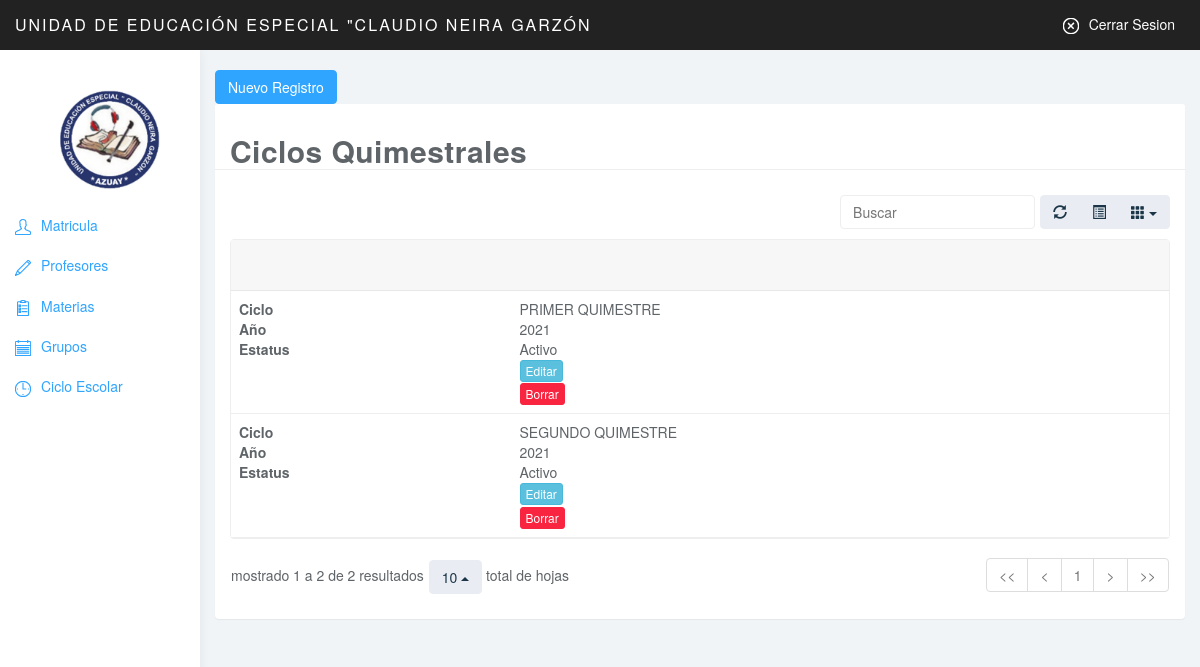
Page /admin/Periodos/tabla.php (signed in) on the committed database.
### tables this page shows
CREATE TABLE `periodosescolares` (
  `idperiodos` int(11) NOT NULL,
  `periodoescolar` varchar(200) DEFAULT NULL,
  `anio` varchar(45) DEFAULT NULL,
  `stus` varchar(45) DEFAULT NULL
);

### admin/conexion/Conexion.php (called while the page is built, shortened)
<?php
class Conexion
{
private static $instancia;
private $con;
private function __construct()
{
    try
    {
    $this->con = new PDO("mysql:host=localhost;dbname=sis_escolar",'root','');
    $this->con->exec("SET CHARSET SET UTF-8");
    }
    catch(PDOEception $e)
    {
        echo "Error:" . $e->getMessage();
        die();
  }
}
 public static function singleton_conexion()
    {
     if(!isset(self::$instancia))
     {
    self::$instancia = new $miclase;
    }
    return self::$instancia;
    }
public function prepare($sql)
{
return $this->con->prepare($sql);
}
}

### admin/Periodos/Classe.php (called while the page is built, shortened)
<?php
require_once '../conexion/Conexion.php';
class Classe
{
    private $con;
    public function __construct()
    {
     $this->con = Conexion::singleton_conexion();
    }
    public function get_p($id = null)
    {
        try
        {
    $sql = "SELECT * FROM periodosescolares";
        $consulta = $this->con->prepare($sql);
    $consulta->execute();
        $this->con = null;
        if($consulta->rowCount() > 0){
         return $consulta;
        }else{
            return $consulta;
        }
        }catch(PDOExeption $e){
            print "Error:" . $e->getmessage();
        }
  }
}

### admin/Periodos/tabla.php (the view, shortened to what this page needs)
<?php
include_once 'Classe.php';
$usu1 = new Classe();
$datos = $usu1->get_p(null);
?>
<!DOCTYPE html>
<html>
<head>
<link href="../css/bootstrap.min.css" rel="stylesheet">
<link href="../css/datepicker3.css" rel="stylesheet">
<link href="../css/bootstrap-table.css" rel="stylesheet">
<link href="../css/styles.css" rel="stylesheet">
</head>
<body>
	<nav class="navbar navbar-inverse navbar-fixed-top" role="navigation">
		<div class="container-fluid">
			<div class="navbar-header">
				<a class="navbar-brand" href="../index.php">Unidad de Educación Especial "Claudio Neira Garzón</a>
				<ul class="user-menu">
					<li class="dropdown pull-right">
                    <a href="../../Login/logout.php"><svg class="glyph stroked cancel"<?php echo $_SESSION['login']; ?>><use xlink:href="#stroked-cancel"></use></svg>Cerrar Sesion</a>
					</li>
				</ul>
			</div>
		</div>
	</nav>
<div id="sidebar-collapse" class="col-sm-3 col-lg-2 sidebar">
    <br>
    <br>
    <div class="form-group">
            <img class="logo" src="../../front/img/logo.png"></img>
        </div>
<?php
include_once '../menu/menu.php';
?>
	</div>
	<div class="col-sm-9 col-sm-offset-3 col-lg-10 col-lg-offset-2 main">
	<br>
		<div class="row">
			<div class="col-lg-12">
				<a type="button" href="form.php" class="btn btn-primary">Nuevo Registro</a>
			</div>
		</div>
		<div class="row">
			<div class="col-lg-12">
				<div class="panel panel-default">
					<div class="panel-heading"> <h2>Ciclos Quimestrales</h2></div>
					<div class="panel-body">
						<table data-toggle="table"  data-show-refresh="true" data-show-toggle="true" data-show-columns="true" data-search="true" data-select-item-name="toolbar1" data-pagination="true" data-sort-name="name" data-sort-order="desc">
						    <thead>
						    <tr>
						    </tr>
						    </thead>
							 <tbody>
                             <?php
                             while($fila = $datos->fetchObject()){
                             ?>
                                    <tr>
                                        <td>
										<div class="card-view">
												<span class="title" style="">Ciclo</span>
												<span><?php echo $fila->periodoescolar; ?></span>
										</div>
										<div class="card-view">
												<span class="title" style="">Año</span>
												<span><?php echo $fila->anio; ?></span>
										</div>
										<div class="card-view">
												<span class="title" style="">Estatus</span>
												<span><?php if($fila->stus==1){echo "Activo" ;}else{echo "Cerrado" ;}  ?></span>
										</div>
										<div class="card-view">
												<span><a href="formedit.php?id=<?php echo $fila->idperiodos; ?> " class="btn btn-info btn-xs"> <i class="fa fa-pencil"></i>Editar</a></span>
										</div>
										<div class="card-view">
												<span><a href="borrar.php?id=<?php echo $fila->idperiodos; ?>" class="btn btn-danger btn-xs" ><i class="fa fa-trash-o"></i>Borrar</a></span>
										</div>
									    </td>
                                    </tr>
                            <?php
                    }
                  ?>
         </tbody>
						</table>
					</div>
				</div>
			</div>
		</div>
	</div>
</body>
</html>

### admin/css/styles.css (style rules this page uses)
body { background: #f1f4f7; padding-top: 50px; color: #5f6468; }
a, a:hover, a:focus { color: #30a5ff; }
h1, h2, h3, h4, h5, h6 { color: #5f6468; }
h2 { font-weight: bold; margin-bottom: 20px; }
.navbar-header .navbar-brand { color: #fff; font-size: 16px; text-transform: uppercase; font-weight: 500; letter-spacing: 2px; }
.btn-primary, .btn-primary:hover, .btn-primary:focus, .btn-primary:active, .btn-primary.active, .open > .dropdown-toggle.btn-primary, .btn-primary.disabled, .btn-primary[disabled], fieldset[disabled] .btn-primary, .btn-primary.disabled:hover, .btn-primary[disabled]:hover, fieldset[disabled] .btn-primary:hover, .btn-primary.disabled:focus, .btn-primary[disabled]:focus, fieldset[disabled] .btn-primary:focus, .btn-primary.disabled:active, .btn-primary[disabled]:active, fieldset[disabled] .btn-primary:active, .btn-primary.disabled.active, .btn-primary[disabled].active, fieldset[disabled] .btn-primary.active { background-color: #30a5ff; border-color: #30a5ff; }
.btn-danger, .btn-danger:hover, .btn-danger:focus, .btn-danger:active, .btn-danger.active, .open > .dropdown-toggle.btn-danger, .btn-danger.disabled, .btn-danger[disabled], fieldset[disabled] .btn-danger, .btn-danger.disabled:hover, .btn-danger[disabled]:hover, fieldset[disabled] .btn-danger:hover, .btn-danger.disabled:focus, .btn-danger[disabled]:focus, fieldset[disabled] .btn-danger:focus, .btn-danger.disabled:active, .btn-danger[disabled]:active, fieldset[disabled] .btn-danger:active, .btn-danger.disabled.active, .btn-danger[disabled].active, fieldset[disabled] .btn-danger.active { background-color: #f9243f; border-color: #f9243f; }
.panel { border: 0; }
.panel-heading { font-size: 18px; font-weight: 300; letter-spacing: 0.025em; height: 66px; line-height: 45px; }
.panel-default .panel-heading { background: #fff; border-bottom: 1px solid #eee; color: #5f6468; }
.navbar { border: 0; }
.user-menu { display: inline-block; margin-top: 14px; margin-right: 10px; float: right; list-style: none; padding: 0; }
.user-menu a { color: #fff; }
.sidebar { display: block; background-color: #fff; padding: 0; display: none; }
@media (min-width: 768px) { .sidebar { display: block; position: fixed; top: 50px; bottom: 0; left: 0; z-index: 1000; display: block; margin: 0; padding: 0; overflow-x: hidden; overflow-y: auto; background-color: #fff; box-shadow: 1px 0px 10px rgba(0, 0, 0, .05); } }
@media (min-width: 768px) { .navbar-header { width: 100%; } }
.table { background: #fff; }
.sidebar .glyph, .user-menu .glyph { height: 16px; width: 16px; margin: 0 10px 0 0; stroke-width: 3px; }
.user-menu .glyph { stroke-width: 4px; }
.logo { width: 100px; height: 100px; margin-left: 30%; margin-top: 0%; }

### rows in the picture
periodosescolares: periodoescolar "PRIMER QUIMESTRE", anio "2021", stus "Activo"
periodosescolares: periodoescolar "SEGUNDO QUIMESTRE", anio "2021", stus "Activo"
